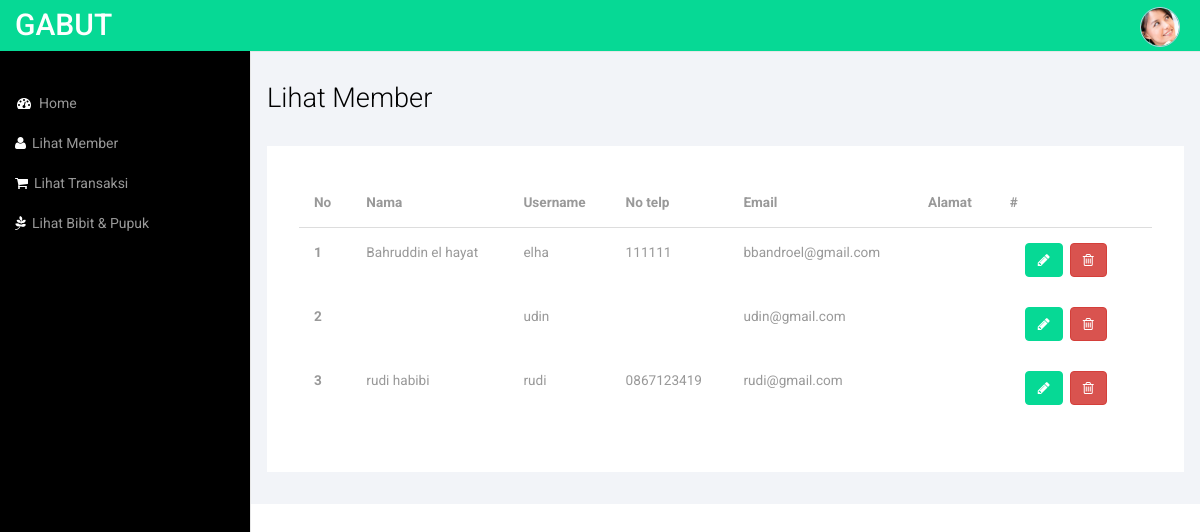
The app's page /index.php/c_member/get_all_member with its own data.
### tables this page shows
CREATE TABLE `user` (
  `id` int(11) NOT NULL,
  `username` varchar(255) NOT NULL,
  `pass` varchar(255) NOT NULL,
  `nama` varchar(255) NOT NULL,
  `email` varchar(255) NOT NULL,
  `alamat` text NOT NULL,
  `no_telp` varchar(255) NOT NULL,
  `jenis` int(2) NOT NULL
);

### application/core/MY_loader.php (called while the page is built, shortened)
<?php
class MY_Loader extends CI_Loader {
    public function admin($template_name, $vars = array(), $return = FALSE) {
        if ($return):
            $content = $this->view('admin/header', $vars, $return);
            $content .= $this->view($template_name, $vars, $return);
            return $content;
        else:
            $this->view($template_name, $vars);
        endif;
    }
}
?>

### application/controllers/c_member.php (called while the page is built, shortened)
<?php
class c_member extends CI_Controller {
    function get_all_member() {
        $this->load->model('m_member');
        $data['data'] = $this->m_member->get_all_member();
        $this->load->admin('admin/lihat_member', $data);
    }
}
?>

### index.php (called while the page is built, shortened)
<?php
require_once BASEPATH.'core/CodeIgniter.php';

### application/models/m_member.php (called while the page is built, shortened)
<?php
class m_member extends CI_Model {
    function get_all_member() {
        $this->db->select('*');
        $query1 = 'jenis!=2';
        $this->db->where($query1);
        $this->db->from('user');
        $query = $this->db->get();
        return $query->result();
    }
}
?>

### application/views/admin/lihat_member.php (the view)
<div id="page-wrapper">
    <div class="col-md-12 graphs">
        <div class="xs">
            <h3>Lihat Member</h3>
            <div class="panel-body1">
                <div class ="table-responsive">
                    <table class="table">
                        <thead>
                            <?php
                            echo "<tr>
                            <th>No</th>
                            <th>Nama</th>
                            <th>Username</th>
                            <th>No telp</th>
                            <th>Email</th>
                            <th>Alamat</th>
                            <th>#</th>
                            </tr>";
                            ?>
                        </thead>
                        <tbody>
                            <?php
                            $i = 1;
                            foreach ($data as $value) {
                                echo "<tr>
                                    <th scope=\"row\">$i</th>
                                    <td>$value->nama</td>
                                    <td>$value->username</td>
                                    <td>$value->no_telp</td>
                                    <td>$value->email</td>
                                    <td>$value->alamat</td>
                                    <td>
                                        <div class=\"form-horizontal1\">
                                                    <div class=\"col-md-12\">
                                                        <form class=\"edit-member\" method=\"post\" action=\"" . site_url() . "/c_member/edit\">
                                                        <input type=\"hidden\" name=\"id\" value=$value->id></input>
                                                        <button id=\"validasi\" name=\"edit\" class=\"btn btn-success\"><span class=\"fa fa-pencil\"></span></button>
                                                        </form>
                                                        <form class=\"hapus-member\" method=\"post\" action=\"" . site_url() . "/c_member/hapus_member\">
                                                        <input type=\"hidden\" name=\"id\" value=$value->id></input>
                                                        <button id=\"hapus\" name=\"hapus\" class=\"btn btn-danger\"><span class=\"fa fa-trash-o\"></span></button>
                                                        </form>
                                                    </div>
                                        </div>
                                    </td>
                                    </tr>";
                                $i++;
                            }
                            ?>
                        </tbody>
                    </table>
                </div>
            </div>
        </div>
    </div>
</div>

### admin/css/style.css (style rules this page uses)
h4, h5, h6, h1, h2, h3 { margin-top: 0; }
html, body { font-family: 'Roboto', sans-serif; font-size: 100%; background:#000; overflow-x: hidden; }
body a { transition:0.5s all; -webkit-transition:0.5s all; -moz-transition:0.5s all; -o-transition:0.5s all; -ms-transition:0.5s all; }
.navbar-default .navbar-brand { color: #fff !important; font-size: 30px; font-weight: 500; }
i.nav_icon { color: #fff; margin-right:6px; }
.sidebar ul li a { color: #999; font-size:14px; }
.graphs { padding: 2em 1em; background: #f2f4f8; font-family: 'Roboto', sans-serif; }
.xs h3, .widget_head { color:#000; font-size:1.7em; font-weight:300; margin-bottom: 1em; }
.table > thead > tr > th, .table > tbody > tr > th, .table > tfoot > tr > th, .table > thead > tr > td, .table > tbody > tr > td, .table > tfoot > tr > td { border-top: none !important; }
.panel-body1 { background: #fff; padding:2em; margin: 2em 0 0 0; }
.table > thead > tr > th, .table > tbody > tr > th, .table > tfoot > tr > th, .table > thead > tr > td, .table > tbody > tr > td, .table > tfoot > tr > td { font-size: 0.85em; color: #999; }
.table td, .table>tbody>tr>td, .table>tbody>tr>th, .table>tfoot>tr>td, .table>tfoot>tr>th, .table>thead>tr>td, .table>thead>tr>th { padding:15px !important; }
.table > thead > tr > th { border-bottom: 1px solid #ddd !important; }
.badge-success, .bg-green, .bootstrap-switch-success, .btn-success { border-color: rgb(6, 217, 149); background: rgb(6, 217, 149); }

### admin/css/custom.css (style rules this page uses)
#page-wrapper { min-height: 568px; background-color: #fff; }
@media (min-width:768px) { #page-wrapper { position: inherit; margin: 0 0 0 250px; border-left: 1px solid #e7e7e7; } }
.form-horizontal1 { width: 112px; }
.edit-member { float:left; }
.hapus-member { float:right; }

### records on screen
user: nama "Bahruddin el hayat", username "elha", no_telp "111111", email "bbandroel@gmail.com"
user: username "udin", email "udin@gmail.com"
user: nama "rudi habibi", username "rudi", no_telp "0867123419", email "rudi@gmail.com"

### other values on screen
anchor('', 'GABUT', array('class' => 'navbar-brand')) "GABUT"
anchor('', '<i class="fa fa-dashboard fa-fw nav_icon"></i>Home') "Home"
